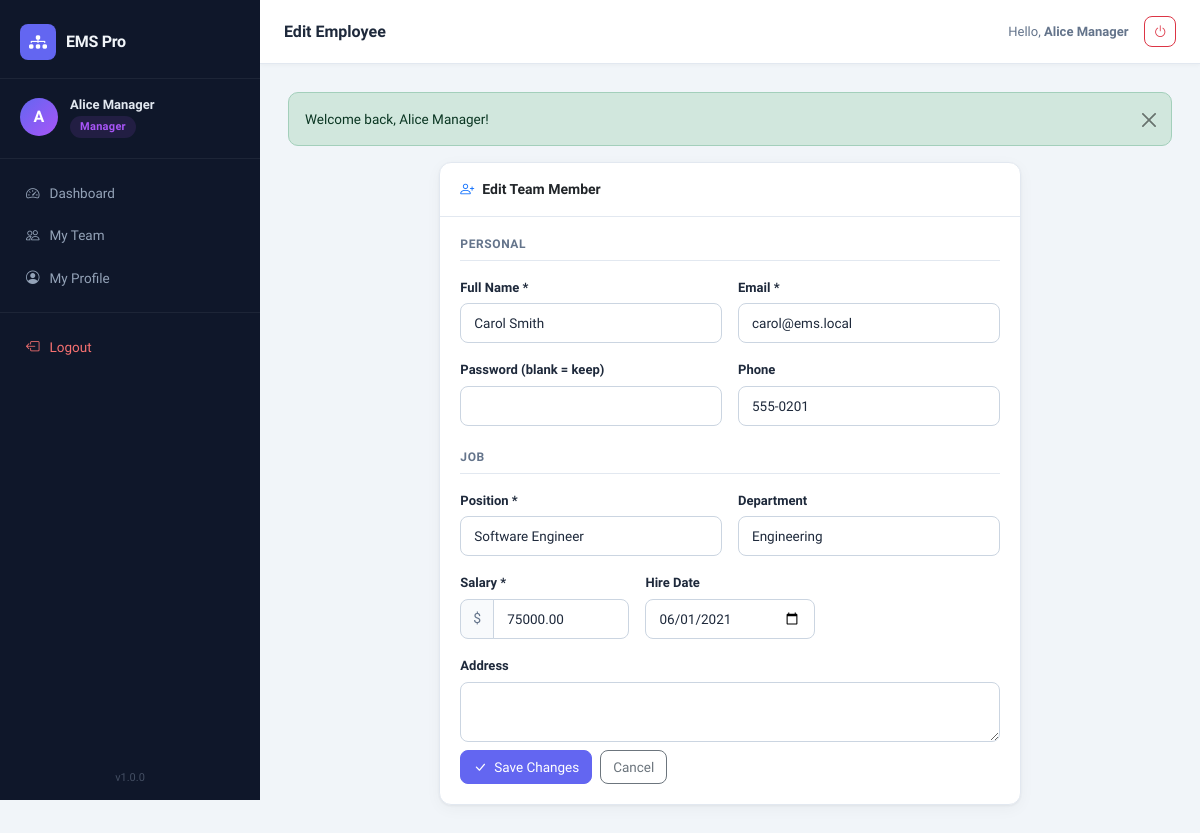
The app's page /manager/employee_form.php?id=4 (signed in) with its own data.
### tables this page shows
CREATE TABLE IF NOT EXISTS employees (
    id          INT UNSIGNED AUTO_INCREMENT PRIMARY KEY,
    user_id     INT UNSIGNED NOT NULL,
    manager_id  INT UNSIGNED DEFAULT NULL,    
    position    VARCHAR(100) NOT NULL,
    department  VARCHAR(100) DEFAULT NULL,
    salary      DECIMAL(12,2) NOT NULL DEFAULT 0.00,
    phone       VARCHAR(30) DEFAULT NULL,
    address     TEXT DEFAULT NULL,
    hire_date   DATE DEFAULT NULL,
    created_at  DATETIME NOT NULL DEFAULT CURRENT_TIMESTAMP,
    updated_at  DATETIME NOT NULL DEFAULT CURRENT_TIMESTAMP ON UPDATE CURRENT_TIMESTAMP,
    CONSTRAINT fk_emp_user    FOREIGN KEY (user_id)    REFERENCES users(id) ON DELETE CASCADE,
    CONSTRAINT fk_emp_manager FOREIGN KEY (manager_id) REFERENCES users(id) ON DELETE SET NULL
);

CREATE TABLE IF NOT EXISTS users (
    id          INT UNSIGNED AUTO_INCREMENT PRIMARY KEY,
    name        VARCHAR(100) NOT NULL,
    email       VARCHAR(150) NOT NULL UNIQUE,
    password    VARCHAR(255) NOT NULL,
    role        ENUM('admin','manager','employee') NOT NULL DEFAULT 'employee',
    avatar      VARCHAR(255) DEFAULT NULL,
    is_active   TINYINT(1) NOT NULL DEFAULT 1,
    created_at  DATETIME NOT NULL DEFAULT CURRENT_TIMESTAMP,
    updated_at  DATETIME NOT NULL DEFAULT CURRENT_TIMESTAMP ON UPDATE CURRENT_TIMESTAMP
);

### manager/employee_form.php (the view, shortened to what this page needs)
<?php
$pdo       = db();
$managerId = (int)$_SESSION['user_id'];
$editId    = isset($_GET['id']) ? (int)$_GET['id'] : null;
$isEdit    = ($editId !== null);
$data   = array(
    'name' => '', 'email' => '', 'password' => '',
    'position' => '', 'department' => '', 'salary' => '',
    'phone' => '', 'address' => '', 'hire_date' => '',
);
if ($isEdit) {
    $stmt = $pdo->prepare(
        "SELECT u.id, u.name, u.email,
                e.position, e.department, e.salary, e.phone, e.address, e.hire_date
           FROM users u
           JOIN employees e ON e.user_id = u.id
          WHERE u.id = :id AND e.manager_id = :mid AND u.role = 'employee'"
    );
    $stmt->execute(array(':id' => $editId, ':mid' => $managerId));
    $existing = $stmt->fetch();
    $data = array_merge($data, $existing);
}
include __DIR__ . '/../includes/header.php';
?>
<div class="app-wrapper">
    <?php include __DIR__ . '/../includes/sidebar.php'; ?>
    <div class="main-content">
        <?php include __DIR__ . '/../includes/topbar.php'; ?>
        <main class="content-area">
            <div class="row justify-content-center">
                <div class="col-xl-8">
                    <div class="card">
                        <div class="card-header">
                            <i class="bi bi-person-plus me-2 text-primary"></i>
                            <strong><?php echo $isEdit ? 'Edit Team Member' : 'Add Team Member'; ?></strong>
                        </div>
                        <div class="card-body">
                            <form method="POST">
                                <div class="row g-3">
                                    <div class="col-12"><h6 class="form-section-title">Personal</h6></div>
                                    <div class="col-md-6">
                                        <label class="form-label">Full Name *</label>
                                        <input type="text" name="name" class="form-control" value="<?php echo e($data['name']); ?>" required>
                                    </div>
                                    <div class="col-md-6">
                                        <label class="form-label">Email *</label>
                                        <input type="email" name="email" class="form-control" value="<?php echo e($data['email']); ?>" required>
                                    </div>
                                    <div class="col-md-6">
                                        <label class="form-label">Password <?php echo $isEdit ? '(blank = keep)' : '*'; ?></label>
                                        <input type="password" name="password" class="form-control">
                                    </div>
                                    <div class="col-md-6">
                                        <label class="form-label">Phone</label>
                                        <input type="text" name="phone" class="form-control" value="<?php echo e($data['phone']); ?>">
                                    </div>
                                    <div class="col-12"><h6 class="form-section-title mt-2">Job</h6></div>
                                    <div class="col-md-6">
                                        <label class="form-label">Position *</label>
                                        <input type="text" name="position" class="form-control" value="<?php echo e($data['position']); ?>" required>
                                    </div>
                                    <div class="col-md-6">
                                        <label class="form-label">Department</label>
                                        <input type="text" name="department" class="form-control" value="<?php echo e($data['department']); ?>">
                                    </div>
                                    <div class="col-md-4">
                                        <label class="form-label">Salary *</label>
                                        <div class="input-group">
                                            <span class="input-group-text">$</span>
                                            <input type="number" name="salary" class="form-control" min="0" step="0.01" value="<?php echo e($data['salary']); ?>" required>
                                        </div>
                                    </div>
                                    <div class="col-md-4">
                                        <label class="form-label">Hire Date</label>
                                        <input type="date" name="hire_date" class="form-control" value="<?php echo e($data['hire_date']); ?>">
                                    </div>
                                    <div class="col-12">
                                        <label class="form-label">Address</label>
                                        <textarea name="address" class="form-control" rows="2"><?php echo e($data['address']); ?></textarea>
                                    </div>
                                    <div class="col-12 d-flex gap-2 mt-2">
                                        <button type="submit" class="btn btn-primary">
                                            <i class="bi bi-check-lg me-1"></i>
                                            <?php echo $isEdit ? 'Save Changes' : 'Add Employee'; ?>
                                        </button>
                                        <a href="<?php echo BASE_URL; ?>/manager/employees.php" class="btn btn-outline-secondary">Cancel</a>
                                    </div>
                                </div>
                            </form>
                        </div>
                    </div>
                </div>
            </div>
        </main>
    </div>
</div>
<?php include __DIR__ . '/../includes/footer.php'; ?>

### assets/css/style.css (style rules this page uses)
:root { --sidebar-w: 260px; --sidebar-bg: #0f172a; --sidebar-text: #94a3b8; --sidebar-active: #6366f1; --sidebar-hover: rgba(99,102,241,.12); --topbar-h: 64px; --topbar-bg: #ffffff; --topbar-border: #e2e8f0; --body-bg: #f1f5f9; --card-bg: #ffffff; --card-border: #e2e8f0; --card-radius: 12px; --card-shadow: 0 1px 3px rgba(0,0,0,.06), 0 4px 16px rgba(0,0,0,.04); --text-main: #1e293b; --text-muted: #64748b; --text-light: #94a3b8; --primary: #6366f1; --primary-dark: #4f46e5; --success: #22c55e; --warning: #f59e0b; --danger: #ef4444; --info: #38bdf8; --purple: #a855f7; --orange: #f97316; --input-border: #cbd5e1; --input-focus: #6366f1; --transition: .18s ease; }
*, *::before, *::after { box-sizing: border-box; }
body { font-family: 'Sora', system-ui, sans-serif; font-size: 14px; color: var(--text-main); background: var(--body-bg); margin: 0; min-height: 100vh; }
.app-wrapper { display: flex; min-height: 100vh; }
.main-content { margin-left: var(--sidebar-w); flex: 1; display: flex; flex-direction: column; min-height: 100vh; }
.content-area { flex: 1; padding: 28px 28px 40px; max-width: 1400px; width: 100%; }
.card { background: var(--card-bg); border: 1px solid var(--card-border); border-radius: var(--card-radius); box-shadow: var(--card-shadow); }
.card-header { background: transparent; border-bottom: 1px solid var(--card-border); padding: 16px 20px; font-size: 14px; display: flex; align-items: center; }
.card-body { padding: 20px; }
.btn { font-family: 'Sora', sans-serif; font-size: 13.5px; font-weight: 500; border-radius: 8px; transition: all var(--transition); }
.btn-primary { background: var(--primary); border-color: var(--primary); }
.form-control, .form-select { font-family: 'Sora', sans-serif; font-size: 13.5px; border: 1px solid var(--input-border); border-radius: 8px; padding: 9px 13px; color: var(--text-main); transition: border-color var(--transition), box-shadow var(--transition); }
.form-label { font-size: 13px; font-weight: 600; color: var(--text-main); margin-bottom: 6px; }
.input-group-text { background: #f8fafc; border: 1px solid var(--input-border); border-radius: 8px; color: var(--text-muted); font-size: 14px; }
.form-section-title { font-size: 12px; font-weight: 700; text-transform: uppercase; letter-spacing: .6px; color: var(--text-muted); padding-bottom: 8px; border-bottom: 1px solid var(--card-border); margin-bottom: 0; }
.card, .stat-card { animation: fadeUp .22s ease both; }

### records on screen
employees: name "Carol Smith", email "carol@ems.local", phone "555-0201", position "Software Engineer", department "Engineering", salary "75000.00", hire_date "06/01/2021"

### other values on screen
APP_NAME "EMS Pro"
substr($firstName, 0, 1) "A"
isset($user['name']) ? $user['name'] : '' "Alice Manager"
$role "Manager"
APP_VERSION "1.0.0"
isset($pageTitle) ? $pageTitle : APP_NAME "Edit Employee"
isset(current_user()['name']) ? current_user()['name'] : '' "Alice Manager"
$msg "Welcome back, Alice Manager!"
